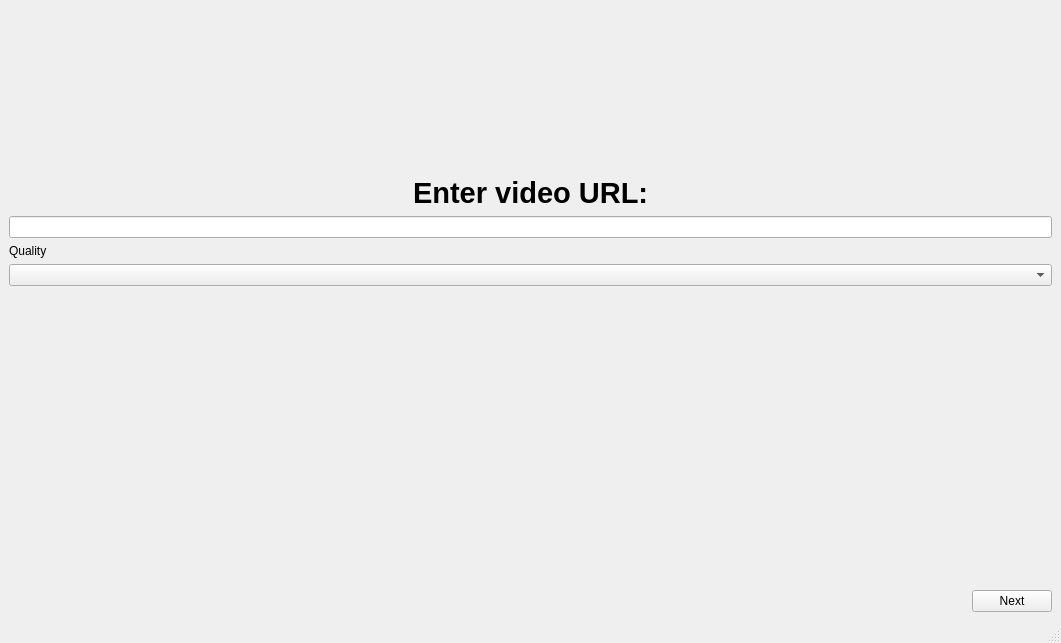
<?xml version="1.0" encoding="UTF-8"?>
<ui version="4.0">
 <class>MainWindow</class>
 <widget class="QMainWindow" name="MainWindow">
  <property name="geometry">
   <rect>
    <x>0</x>
    <y>0</y>
    <width>1061</width>
    <height>643</height>
   </rect>
  </property>
  <property name="windowTitle">
   <string>Rife - ESRGAN - App</string>
  </property>
  <widget class="QWidget" name="centralwidget">
   <layout class="QGridLayout" name="gridLayout_2">
    <item row="0" column="0">
     <layout class="QVBoxLayout" name="verticalLayout_4">
      <item>
       <spacer name="verticalSpacer_3">
        <property name="orientation">
         <enum>Qt::Vertical</enum>
        </property>
        <property name="sizeHint" stdset="0">
         <size>
          <width>20</width>
          <height>40</height>
         </size>
        </property>
       </spacer>
      </item>
      <item>
       <spacer name="horizontalSpacer_5">
        <property name="orientation">
         <enum>Qt::Horizontal</enum>
        </property>
        <property name="sizeHint" stdset="0">
         <size>
          <width>40</width>
          <height>20</height>
         </size>
        </property>
       </spacer>
      </item>
      <item>
       <layout class="QHBoxLayout" name="horizontalLayout_3">
        <item>
         <spacer name="horizontalSpacer_3">
          <property name="orientation">
           <enum>Qt::Horizontal</enum>
          </property>
          <property name="sizeHint" stdset="0">
           <size>
            <width>40</width>
            <height>20</height>
           </size>
          </property>
         </spacer>
        </item>
        <item>
         <widget class="QLabel" name="label">
          <property name="text">
           <string>&lt;html&gt;&lt;head/&gt;&lt;body&gt;&lt;p&gt;&lt;span style=&quot; font-size:22pt; font-weight:700;&quot;&gt;Enter video URL:&lt;/span&gt;&lt;/p&gt;&lt;/body&gt;&lt;/html&gt;</string>
          </property>
         </widget>
        </item>
        <item>
         <spacer name="horizontalSpacer_4">
          <property name="orientation">
           <enum>Qt::Horizontal</enum>
          </property>
          <property name="sizeHint" stdset="0">
           <size>
            <width>40</width>
            <height>20</height>
           </size>
          </property>
         </spacer>
        </item>
       </layout>
      </item>
      <item>
       <widget class="QLineEdit" name="plainTextEdit"/>
      </item>
      <item>
       <widget class="QLabel" name="qualityLabel">
        <property name="text">
         <string>Quality</string>
        </property>
       </widget>
      </item>
      <item>
       <widget class="QComboBox" name="qualityCombo"/>
      </item>
      <item>
       <layout class="QHBoxLayout" name="horizontalLayout">
        <item>
         <spacer name="horizontalSpacer_6">
          <property name="orientation">
           <enum>Qt::Horizontal</enum>
          </property>
          <property name="sizeHint" stdset="0">
           <size>
            <width>40</width>
            <height>20</height>
           </size>
          </property>
         </spacer>
        </item>
        <item>
         <widget class="QLabel" name="error_label">
          <property name="text">
           <string/>
          </property>
         </widget>
        </item>
        <item>
         <spacer name="horizontalSpacer_7">
          <property name="orientation">
           <enum>Qt::Horizontal</enum>
          </property>
          <property name="sizeHint" stdset="0">
           <size>
            <width>40</width>
            <height>20</height>
           </size>
          </property>
         </spacer>
        </item>
       </layout>
      </item>
      <item>
       <spacer name="verticalSpacer_2">
        <property name="orientation">
         <enum>Qt::Vertical</enum>
        </property>
        <property name="sizeHint" stdset="0">
         <size>
          <width>20</width>
          <height>40</height>
         </size>
        </property>
       </spacer>
      </item>
      <item>
       <layout class="QVBoxLayout" name="verticalLayout_2">
        <item>
         <layout class="QHBoxLayout" name="horizontalLayout_2">
          <item>
           <spacer name="horizontalSpacer">
            <property name="orientation">
             <enum>Qt::Horizontal</enum>
            </property>
            <property name="sizeHint" stdset="0">
             <size>
              <width>40</width>
              <height>20</height>
             </size>
            </property>
           </spacer>
          </item>
          <item>
           <spacer name="horizontalSpacer_2">
            <property name="orientation">
             <enum>Qt::Horizontal</enum>
            </property>
            <property name="sizeHint" stdset="0">
             <size>
              <width>40</width>
              <height>20</height>
             </size>
            </property>
           </spacer>
          </item>
          <item>
           <layout class="QVBoxLayout" name="verticalLayout_5">
            <item>
             <spacer name="verticalSpacer">
              <property name="orientation">
               <enum>Qt::Vertical</enum>
              </property>
              <property name="sizeHint" stdset="0">
               <size>
                <width>20</width>
                <height>40</height>
               </size>
              </property>
             </spacer>
            </item>
            <item>
             <widget class="QPushButton" name="next">
              <property name="text">
               <string>Next</string>
              </property>
             </widget>
            </item>
           </layout>
          </item>
         </layout>
        </item>
       </layout>
      </item>
     </layout>
    </item>
   </layout>
  </widget>
  <widget class="QStatusBar" name="statusbar"/>
 </widget>
 <resources/>
 <connections/>
</ui>
